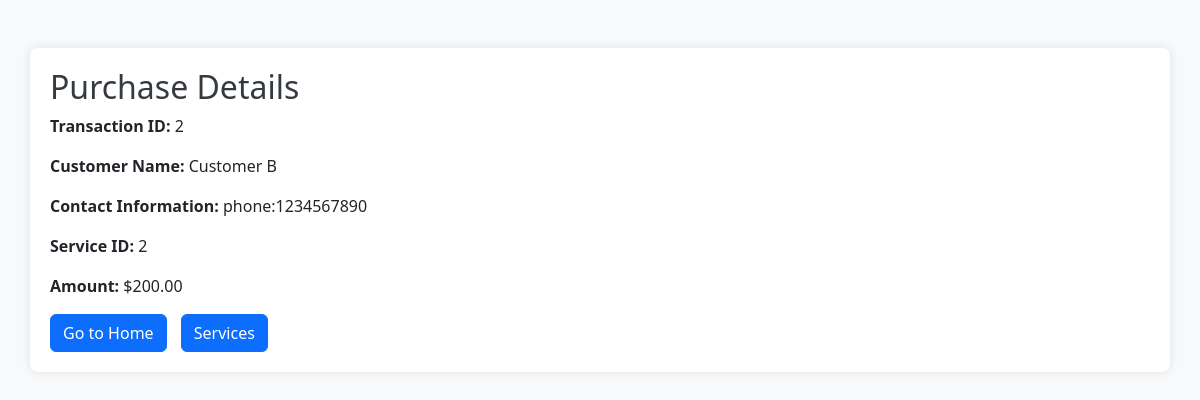
The page /purchase_details.php?transaction_id=2 on the database its author committed.
### tables this page shows
CREATE TABLE `transactions1` (
  `transaction_id` int(11) NOT NULL,
  `customer_id` int(11) NOT NULL,
  `customer_name` varchar(255) NOT NULL,
  `contact_info` text DEFAULT NULL,
  `service_id` int(11) NOT NULL,
  `amount` decimal(10,2) NOT NULL,
  `transaction_date` timestamp NOT NULL DEFAULT current_timestamp()
);

### purchase_details.php (the view, shortened to what this page needs)
<?php
$servername = "localhost";
$username = "root";
$password = "";
$database = "projmr1";
$conn = new mysqli($servername, $username, $password, $database);
if (isset($_GET['transaction_id'])) {
    $transaction_id = $_GET['transaction_id'];
    $result = $conn->query("SELECT * FROM transactions1 WHERE transaction_id = $transaction_id");
    $transaction = $result->fetch_assoc();
} else {
    die("No transaction selected.");
}
?>
<!DOCTYPE html>
<html lang="en">
<head>
    <link rel="stylesheet" href="https://cdn.jsdelivr.net/npm/bootstrap@5.3.0-alpha3/dist/css/bootstrap.min.css">
</head>
<body>
    <div class="container mt-5">
        <h2>Purchase Details</h2>
        <p><strong>Transaction ID:</strong> <?= htmlspecialchars($transaction['transaction_id']) ?></p>
        <p><strong>Customer Name:</strong> <?= htmlspecialchars($transaction['customer_name']) ?></p>
        <p><strong>Contact Information:</strong> <?= htmlspecialchars($transaction['contact_info']) ?></p>
        <p><strong>Service ID:</strong> <?= htmlspecialchars($transaction['service_id']) ?></p>
        <p><strong>Amount:</strong> $<?= number_format($transaction['amount'], 2) ?></p>
        <a href="index.php" class="btn btn-primary">Go to Home</a>
        <a href="service.php" class="btn btn-primary">Services</a>
    </div>
</body>
</html>

### purchase_details.php (style rules this page uses)
body { background-color: #f8f9fa; }
.container { background-color: #ffffff; padding: 20px; border-radius: 8px; box-shadow: 0 0 10px rgba(0, 0, 0, 0.1); }
h2 { color: #343a40; }
.btn-primary { margin-right: 10px; }

### rows shown on the page
transactions1: transaction_id "2", customer_name "Customer B", contact_info "phone:1234567890", service "2", amount "200.00"
